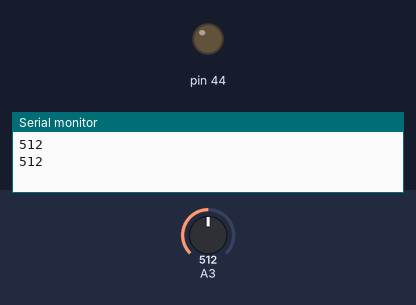
Simulated run of this sketch. Board: Arduino Mega 2560, built with avr-gcc and run on an emulated ATmega2560. Shown: output pins drawn as LEDs (lit = HIGH), the last lines printed to the serial monitor. The test bench sets the inputs (shaded band); at power-on: A3 = 512.

Above: at 1.8 s.
1.9 s: A3 set to 259
3.4 s: A3 set to 237
At 5.0 s:
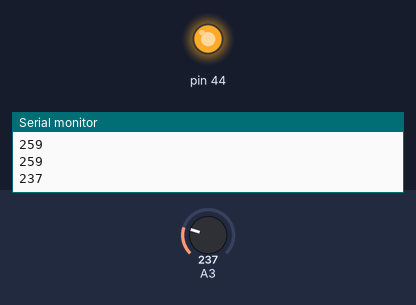
5.5 s: A3 set to 260
At 6.6 s:
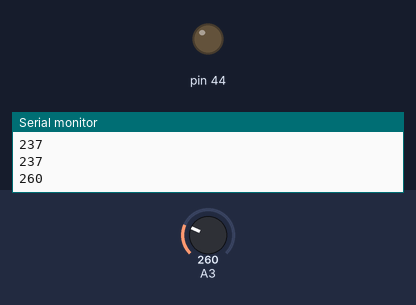
7.5 s: A3 set to 240
At 9.3 s:
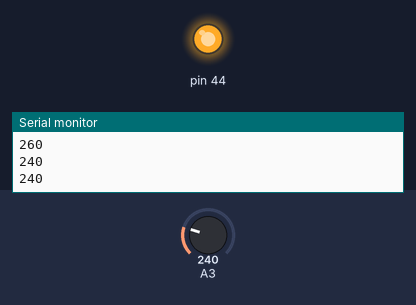
Timing chart, 0 to 10.5 s (numbered marks = the images above; inputs shaded):
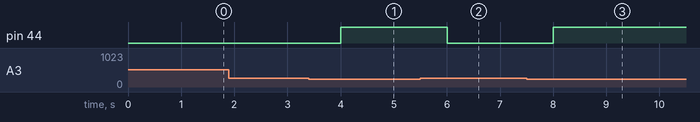

Measured:
- the behaviour switches between 250 and 249 on A3 (found by bisection; images 0 and 1)
- after the input at 3.4 s, pin 44: LOW → HIGH after 0.60 s
- after the input at 5.5 s, pin 44: HIGH → LOW after 0.50 s
- after the input at 7.5 s, pin 44: LOW → HIGH after 0.50 s

The sketch:

Sensor_06_IRSensor.ino
```cpp
//SK.Tanzir Mehedi Shawon
//Department of ICT
//MBSTU
//Date-18-05-2018

void setup() {
pinMode(A3,INPUT);
pinMode(44,OUTPUT);
Serial.begin(9600);
}

void loop() {
Serial.println(analogRead(A3));
delay(1000);
if(analogRead(A3) < 250)
{
  digitalWrite(44,HIGH);
}
else
{
  digitalWrite(44,LOW);
}
}
```
